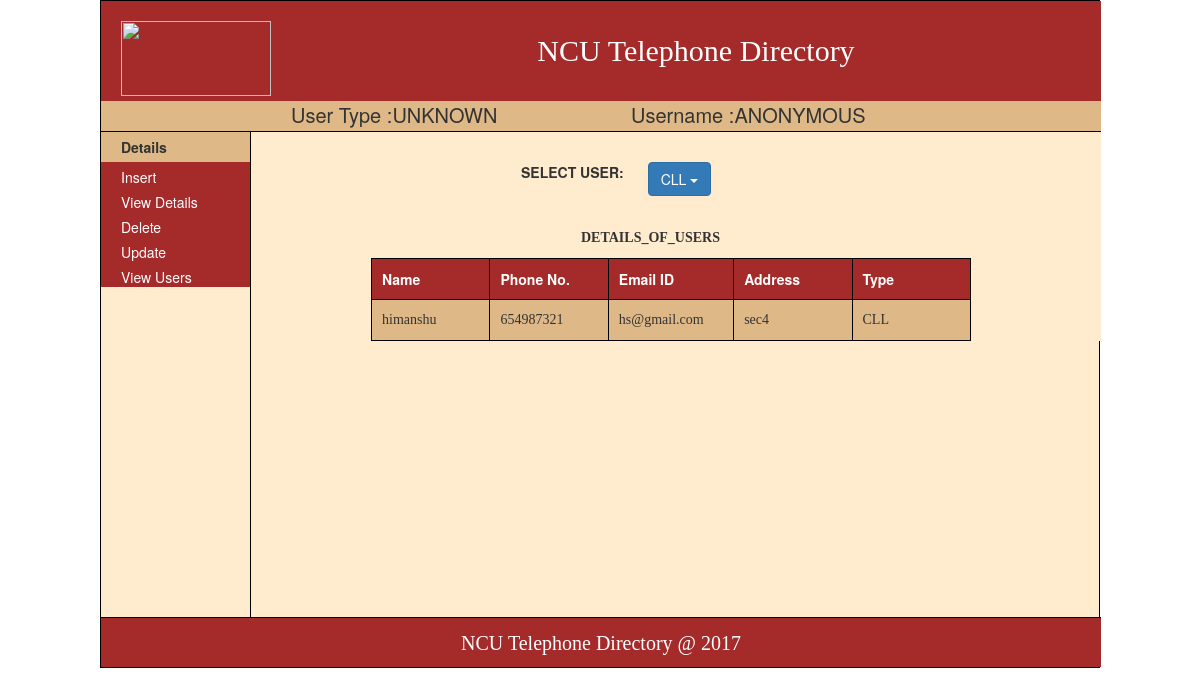
Page /viewuserscll.php on the committed database.
### tables this page shows
CREATE TABLE `cll` (
  `firstname` varchar(25) DEFAULT NULL,
  `phone` varchar(15) DEFAULT NULL,
  `email` varchar(50) DEFAULT NULL,
  `address` varchar(100) DEFAULT NULL
);

### viewuserscll.php (the view, shortened to what this page needs)
<?php
if(!isset($_SESSION['login']))
{
	$var="ANONYMOUS";
	$var1="UNKNOWN";
}
?>
<!DOCTYPE html>
<html>
    <head>
        <link href="css/royal.css" rel="stylesheet" type="text/css"/>
	<link rel="stylesheet" href="https://maxcdn.bootstrapcdn.com/bootstrap/3.3.7/css/bootstrap.min.css">
    </head>
    <body>
        <div class="bodyborder">
        <div style="width: 1000px; margin: auto;">
	 <div>
            <div class="head"><a href="http://www.ncuindia.edu/" target="_blank"><img src="img/logo.jpg" style="width:150px;height:75px;float:left;margin:20px"></a>NCU Telephone Directory</div>
        	<div style=" width: 1000px; height: 30px; margin: auto;background-color: burlywood; border: none; ">
		    <div style="width: 30%; float: left; font-size: 20px;">User Type :<?php echo $var1;?></div>
                    <div style="width: 30%; float: left; font-size: 20px; margin-left: 40px">Username :<?php echo $var;?></div>
                </div>
       </div>
	</div>
        <div class="maindiv">
            <div style="width: 150px;"><?php include "view/Left-menu.php";?></a></div>
            <div class="rightmenu" style="width: auto;margin-left:150px;">
 <div class="dropdown">
<label class="control-label col-sm-2" for="user" style="margin-left:30%;margin-top:30px;">SELECT USER:</label>
    <button class="btn btn-primary dropdown-toggle" type="button" data-toggle="dropdown" style="margin-top:30px;">CLL
    <span class="caret"></span></button>
  </div>
                <div style="padding-left: 330px;margin-top: 30px;"><b><font face="rockwell">DETAILS_OF_USERS</font></b></div>
                <div style="margin-left: 120px;margin-top: 10px">
                    <table style="width:600px;">
                        <tr>
                          <th>Name</th>
                          <th>Phone No.</th>
                          <th>Email ID</th>
                          <th>Address</th>
                          <th>Type</th>
                        </tr>
                        <?php
			include "connection.php";
			$sql = "SELECT firstname,phone,address,email from cll order by firstname";
			$result = $conn->query($sql);
			while($row = $result->fetch_assoc())
			{
			?>
                         <tr>
                             <td style="width:100px" class="row-pro"><?php echo $row['firstname']; ?></td>
                            <td style="width:100px" class="row-pro" ><?php echo $row['phone']; ?></td>
                            <td style="width:100px"  class="row-pro" ><?php echo $row['email']; ?></td>
                            <td style="width:100px"  class="row-pro" ><?php echo $row['address']; ?></td>
                            <td style="width:100px"  class="row-pro" ><?php echo "CLL"; ?></td>
                         </tr>
<?php
}
?>
                    </table>
                </div>
    </div>
        </div>
 <div style="width: 1000px; margin: auto; margin-top:none;"> <?php include "view/Footer.php";?></div>
        </div>
    </body>
</html>

### css/royal.css (style rules this page uses)
body { margin: 0px; padding: 0px; }
.head { line-height: 100px; background-color: brown; height: 100px; width: 1000px; margin: auto; border: none; text-align: center; font-family:cursive; font-size: 30px; color: white; }
.maindiv { width: 1000px; background-color:blanchedalmond; height: auto; border-top: 1px solid black; }
.rightmenu { background-color: blanchedalmond; height: auto; width: 850px; }
.bodyborder { border: 1px solid black; width: 1000px; background-color: blanchedalmond; margin: auto; }
a { color:white; }
table, th, td { border: 1px solid black; border-collapse: collapse; text-align: left; width: 100%; }
th, td { padding: 10px; }
th { text-align: left; background-color: brown; color: white; width: 100px; height: 30px; }
tr { height: 10px; }
tr:nth-child(even) { background-color: burlywood; }
.row-pro { font-family:Tahoma; font-size:14px; border-bottom:1px solid black; }
img { display: block; margin: auto; }

### viewuserscll.php (style rules this page uses)
a { color:white; }

### rows in the picture
cll: firstname "himanshu", phone "654987321", email "hs@gmail.com", address "sec4"

### other values in the picture
$var1 "UNKNOWN"
$var "ANONYMOUS"
